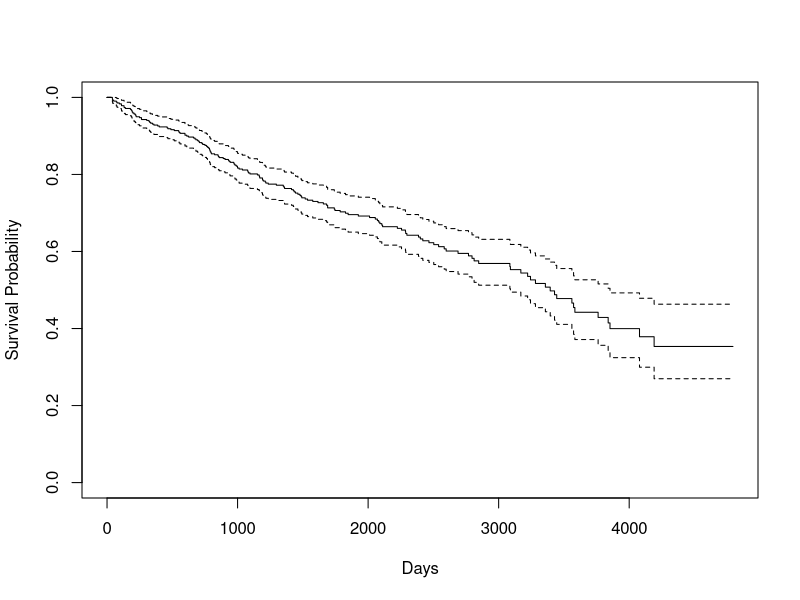
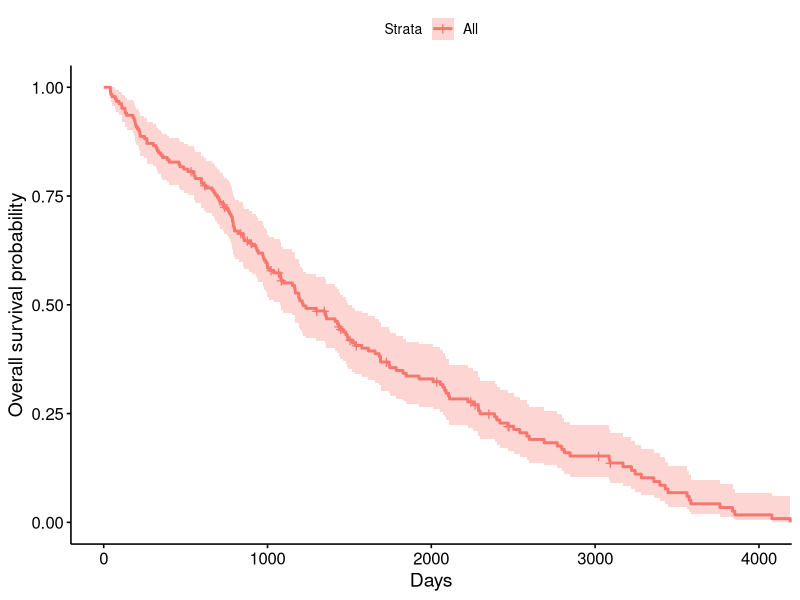
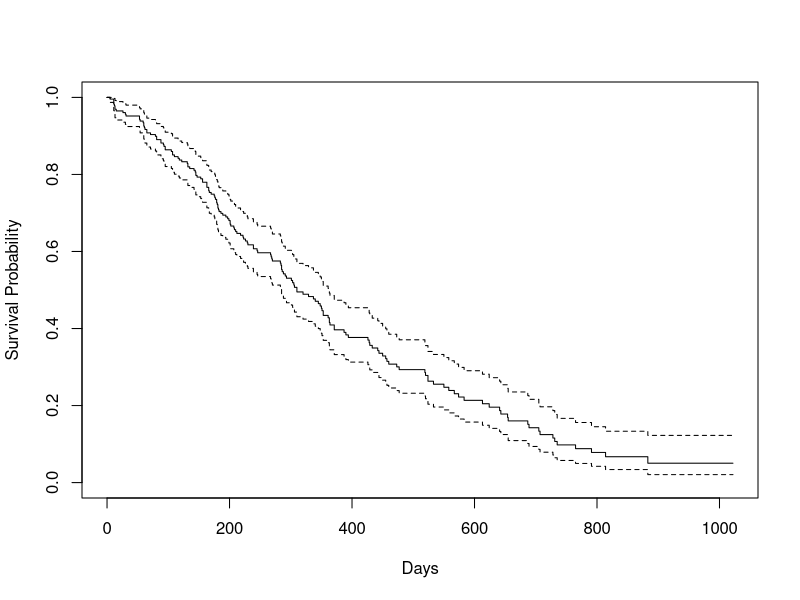
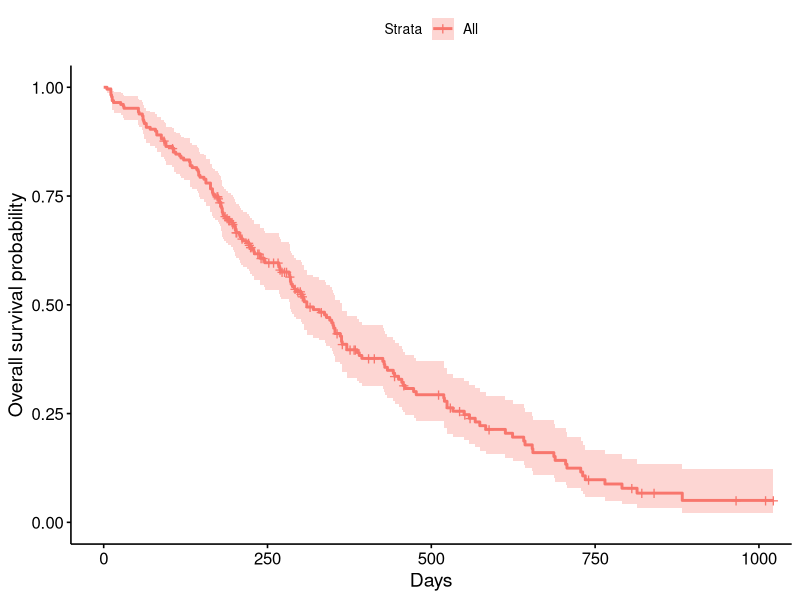

Reproduce these figures in R, in order.
#Survival analysis deals with predicting the time when a specific event is going to occur. 
#It is also known as failure time analysis or analysis of time to death. 
#For example predicting the number of days a person with cancer will survive or predicting 
#the time when a mechanical system is going to fail.

#The R package named survival is used to carry out survival analysis. 
#This package contains the function Surv() which takes the input data as a R formula and
#creates a survival object among the chosen variables for analysis.
#Then we use the function survfit() to create a plot for the analysis.

#Install Package
install.packages("survival")
#Syntax
#The basic syntax for creating survival analysis in R is −

#Surv(time,event)
#survfit(formula)
#Following is the description of the parameters used −

#time is the follow up time until the event occurs.

#event indicates the status of occurrence of the expected event.

#formula is the relationship between the predictor variables.

#Example
#We will consider the data set named "pbc" present in the survival packages installed above.
#It describes the survival data points about people affected with primary biliary cirrhosis (PBC) 
#of the liver. Among the many columns present in the data set we are primarily concerned with the
#fields 
#"time" and "status". Time represents the number of days between registration of the patient 
#and earlier of the event between the patient receiving a liver transplant or death of the patient.

# Load the library.
library("survival")

# Print first few rows.
print(head(pbc))
print(pbc)
#Applying Surv() and survfit() Function
#Now we proceed to apply the Surv() function to the above data set and 
#create a plot that will show the trend.

# Load the library.
library("survival")

# Create the survival object. 
survfit(Surv(pbc$time,pbc$status == 2)~1)

# Give the chart file a name.
#png(file = "survival.png")

# Plot the graph. 
plot(survfit(Surv(pbc$time,pbc$status == 2)~1),xlab="Days",ylab="Survival Probability")

library(survminer)
ggsurvplot(
  fit = survfit(Surv(time, status) ~ 1, data = pbc), 
  xlab = "Days", 
  ylab = "Overall survival probability") 
# Save the file.
#dev.off()

#The trend in the above graph helps us predicting the probability of
#survival at the end of a certain number of days.

#Estimating x-year survival
#One quantity often of interest in a survival analysis is the probability
#of surviving beyond a certain number (x) of years.

#For example, to estimate the probability of survivng to 1 year, use summary
#with the times argument (Note the time variable in the lung data is actually in days, 
#so we need to use times = 365.25)
head(lung)
survfit(Surv(lung$time,lung$status == 2)~1)

plot(survfit(Surv(lung$time,lung$status == 2)~1),xlab="Days",ylab="Survival Probability")

library(survminer)
ggsurvplot(
  fit = survfit(Surv(time, status) ~ 1, data = lung), 
  xlab = "Days", 
  ylab = "Overall survival probability")



summary(survfit(Surv(time, status) ~ 1, data = lung), times = 0)
summary(survfit(Surv(time, status) ~ 1, data = lung), times = 365.25)

#x -year survival is often estimated incorrectly
#What happens if you use a “naive” estimate?
  
#  121 of the 228 patients died by 1 year so:
  
#  (1−121/228)×100=47%
# You get an incorrect estimate of the 1-year probability of survival
#when you ignore the fact that 42 patients were censored before 1 year.

#Recall the correct estimate of the 1-year probability of survival was 41%.

survdiff(Surv(time, status) ~ sex, data = lung)

coxph(Surv(time, status) ~ sex, data = lung)

